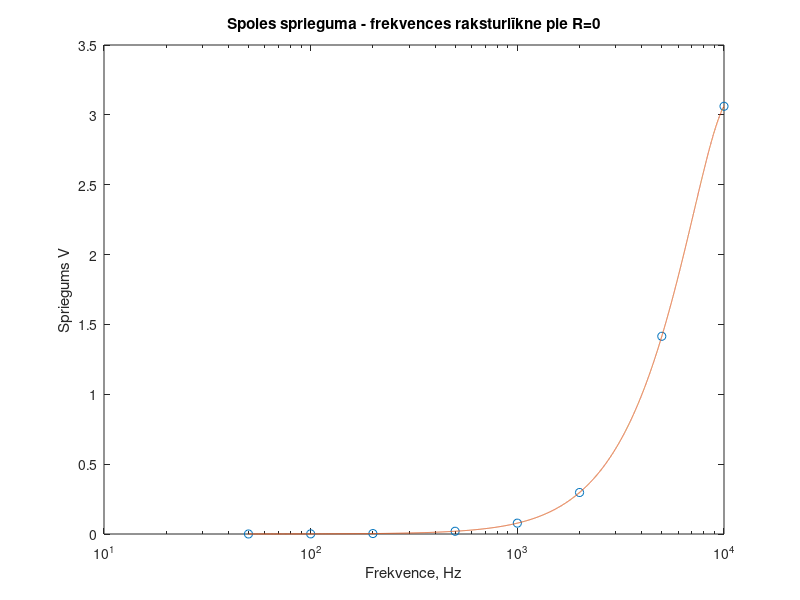

Recreate this plot in MATLAB.
L=20e-3; C=2200e-12;
R0 = 1e3; Us = 5; R1=0e3;
f = [50 100 200 500 1e3 2e3 5e3 10e3];
omega = 2*pi*f;
Zl = L*omega*i;

r = [Zl+R0+R1];
u = Us;
I = r.\Us;

Uz = I.*Zl;
faze = angle(Uz);
amp = abs(Uz);

fn = 50:1:10e3;
 Uzn = spline(f,Uz,fn);
fazen = angle(Uzn);
ampn = abs(Uzn);

omegan = 2*pi*fn;
semilogx(f,amp.*cos(omega + faze),'o',fn,ampn.*cos(omegan + fazen))
title('Spoles sprieguma - frekvences raksturlīkne pie R=0')
xlabel('Frekvence, Hz')
ylabel('Spriegums V')